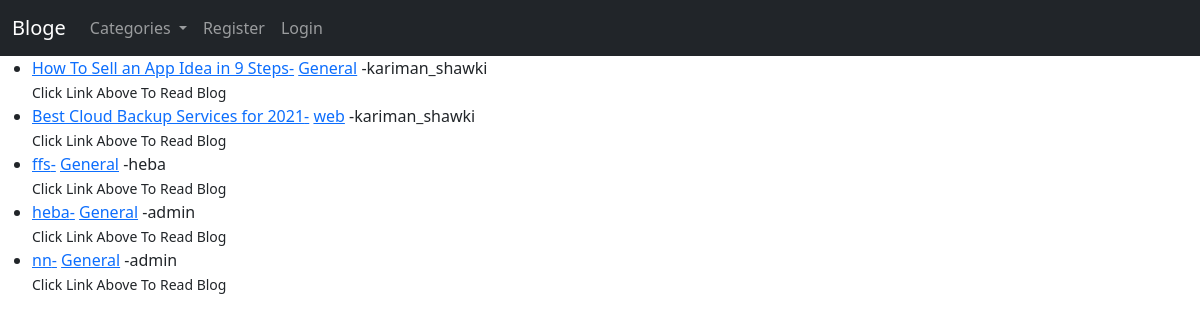
The app's page /, older data.
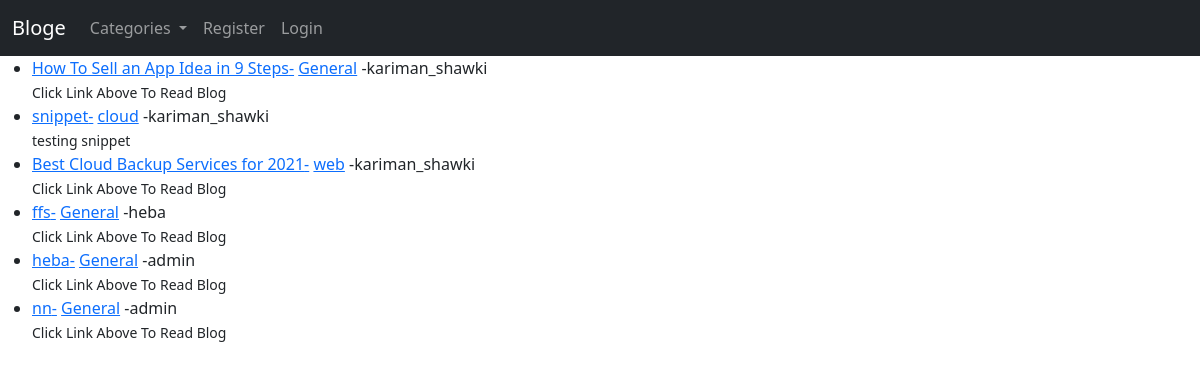
The same page, newer data.
### myblog/models.py (models this page shows, shortened)
class Post(models.Model):
    title = models.CharField(max_length=255)
    title_tag = models.CharField(max_length=255)
    header_image=models.ImageField(null=True, blank=True, upload_to="images/")
    author = models.ForeignKey(User, on_delete=models.CASCADE)
    category = models.ForeignKey(Category,
                                 on_delete=models.SET_DEFAULT,
                                 default=1)
    snippet = models.CharField(max_length=255, default="Click Link Above To Read Blog......")
    body = RichTextField(blank=True, null=True)
    post_date = models.DateField(auto_now_add=True)
    likes = models.ManyToManyField(User, related_name='blog_posts')

class Category(models.Model):
    name = models.CharField(max_length=255)
    post_date = models.DateField(auto_now_add=True)
    def __str__(self):
        return self.name

### myblog/views.py (the view)
# urls.py: path("", HomeView.as_view(), name="home"),
class HomeView(ListView):
    model = Post
    template_name = "home.html"
    ordering = ["-post_date"]

### ablog/context_processors.py (called while the page is built)
def add_variable_to_context(request):
    return {
        "categories": Category.objects.order_by("id").all(),
    }

### myblog/templates/home.html (shortened to what this page needs)
{% extends 'base.html' %} {% block content %}
<ul>
  {% for post in object_list %}
  <li>
    <a href="{% url 'post-detail' post.pk %}">{{post.title}}-</a>
    <a href="{% url 'category-detail' post.category|slugify %}">{{post.category}}</a>
    -{{post.author}} <br>
    <small>{{post.snippet}}</small>
  </li>
  {% endfor %}
</ul>
{% endblock %}

Row changes from the older to the newer data that the page shows:
added Post: title "snippet", category "cloud", author "kariman_shawki", snippet "testing snippet"
